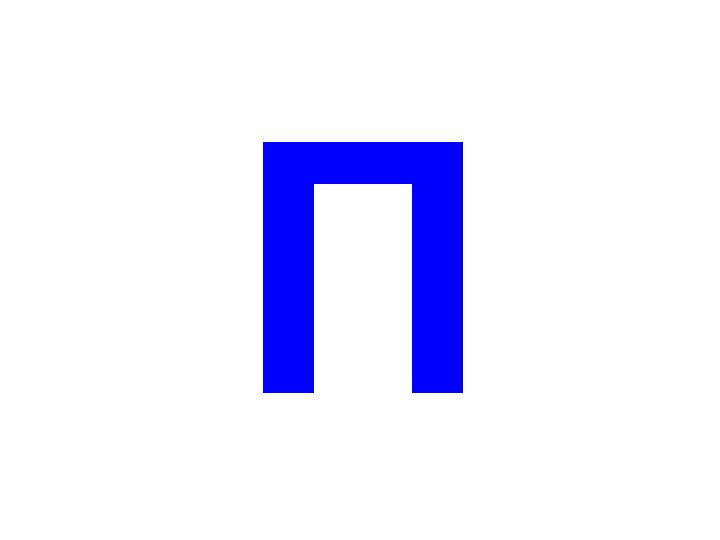
#> input picture 1.jpg, 720 x 540 px
$ python cheat.py
#> lines starting #> are read from the running program, lines starting #| are printed output that depends on the picture; after the words box and inside, x2 and y2 are one past the last pixel; in counts of white or black regions, pixels touching at a corner belong together
import math
import cv2 as cv
import json
import time

from cv2 import sqrt

resized = cv.imread("1.jpg")
#> resized is the input picture: shape (540, 720, 3); mean B, G, R 254.5, 235.5, 235.5

file = open("data.txt", "w")

def find_cont(img):

    out = 30
    poses = []

    for y in range(0, img.shape[0]-2, 2):

        for x in range(0, img.shape[1]-1, 2):
            s = False
            for c in range(0, 3):
                try:
                    if img[y][x][c] > img[y-1][x-1][c]-out and img[y][x][c] < img[y-1][x-1][c]+out:
                        if img[y][x][c] > img[y][x-1][c]-out and img[y][x][c] < img[y][x-1][c]+out:
                            if img[y][x][c] > img[y-1][x][c]-out and img[y][x][c] < img[y-1][x][c]+out:
                                if img[y][x][c] > img[y-1][x+1][c]-out and img[y][x][c] < img[y-1][x+1][c]+out:
                                    s = True
                except IndexError:
                    print("mo")
                    None
            if s:
                continue
            poses.append((x, y))


    return(poses)

fin = {}
l = find_cont(resized)
#> l = 608 pairs, first value 262 to 462, second value 142 to 392
k1 = 0
k2 = 0
for t in range(1, 401, 20):
    fin[t] = []
    print(t)

    for t2 in range(141, len(l), 1):
        if t2 == t:
            continue
        print(t2)
        cv.circle(resized, (l[t][0], l[t][1]), 3, (0, 0, 0))
        cv.circle(resized, (l[t2][0], l[t2][1]), 3, (0, 0, 100))
        cv.circle(resized, (l[t2-1][0], l[t2-1][1]), 1, (0, 0, 255))
        cv.imshow("hi", resized)
        cv.waitKey(0)
        print((l[t][0], l[t][1]))
        print((l[t2][0], l[t2][1]))
        print((l[t2-1][0], l[t2-1][1]))
        l01 = math.sqrt(((l[t][0]-l[t2][0])**2)+((l[t][1]-l[t2][1])**2))
        l02 = math.sqrt(((l[t][0]-l[t2-1][0])**2)+((l[t][1]-l[t2-1][1])**2))

        try:
            k1 = l01/l02
        except ZeroDivisionError:
            None
#> this loop made 20 passes
#> (printed output is left out)
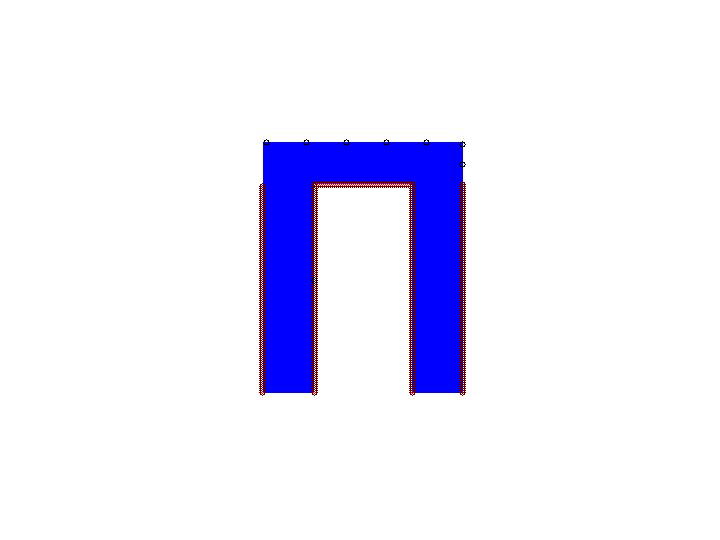
#> resized: shape (540, 720, 3); 1.12% of pixels changed, all inside (x1, y1, x2, y2) = (259, 139, 466, 396)
#> after the loop, fin = 20 items

        #fin[t].append((l01-l1, l02-l2))


#with open("data_file.json", "w") as write_file:
#    json.dump(fin, write_file)

"""for i in range(0, len(all_y)):
    cv.circle(an_img, (all_x[i], all_y[i]), 1, (0, 0, 255))
cv.imshow("res", an_img)
cv.waitKey(0)"""

$ run again, with 2.jpg copied over 1.jpg
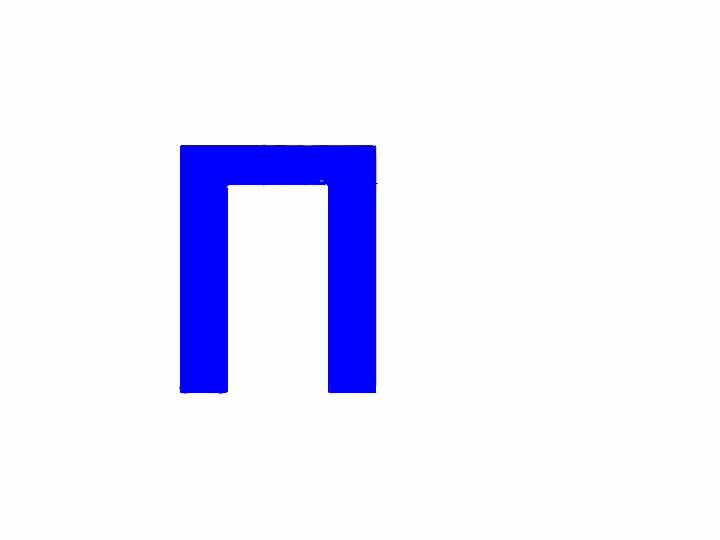
#> input picture 2.jpg, 720 x 540 px
#> resized is the input picture: shape (540, 720, 3); mean B, G, R 253.6, 235.8, 235.8
#> l = 488 pairs, first value 176 to 378, second value 146 to 394
#> the loop `for t in range(1, 401, 20):` made 20 passes
#> (printed output is left out)
#> after the loop `for t in range(1, 401, 20):`:
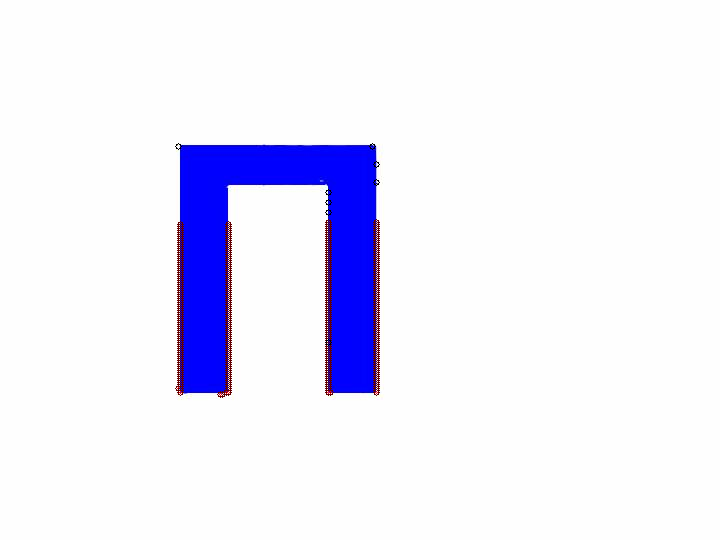
#> resized: shape (540, 720, 3); 0.85% of pixels changed, all inside (x1, y1, x2, y2) = (175, 143, 380, 398)
#> after the loop `for t in range(1, 401, 20):`: fin = 20 items
